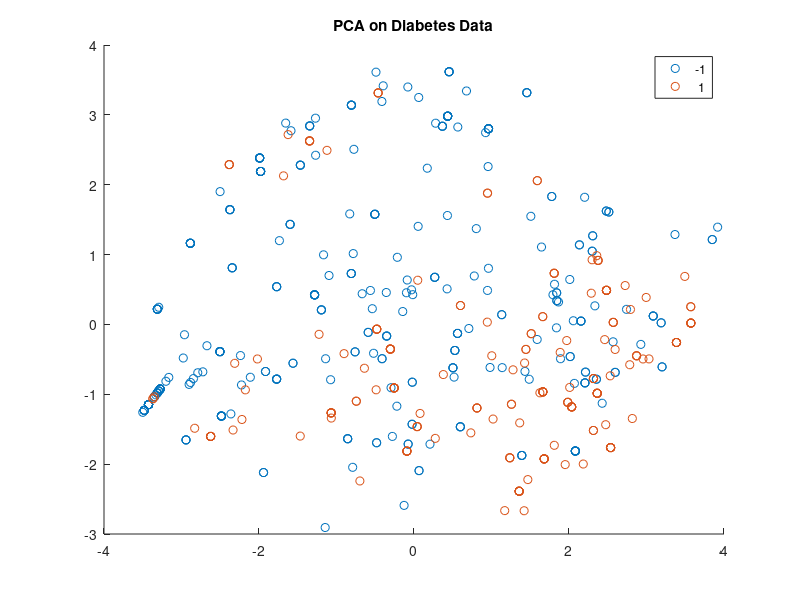
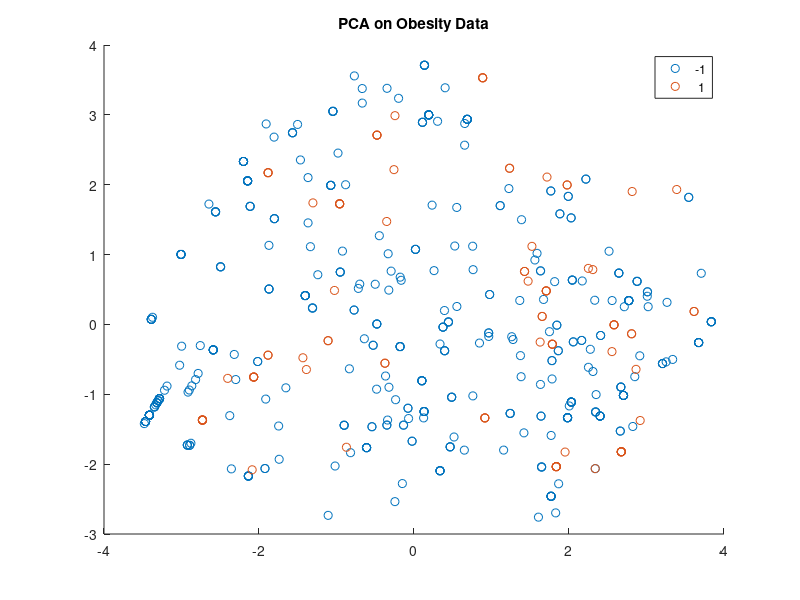
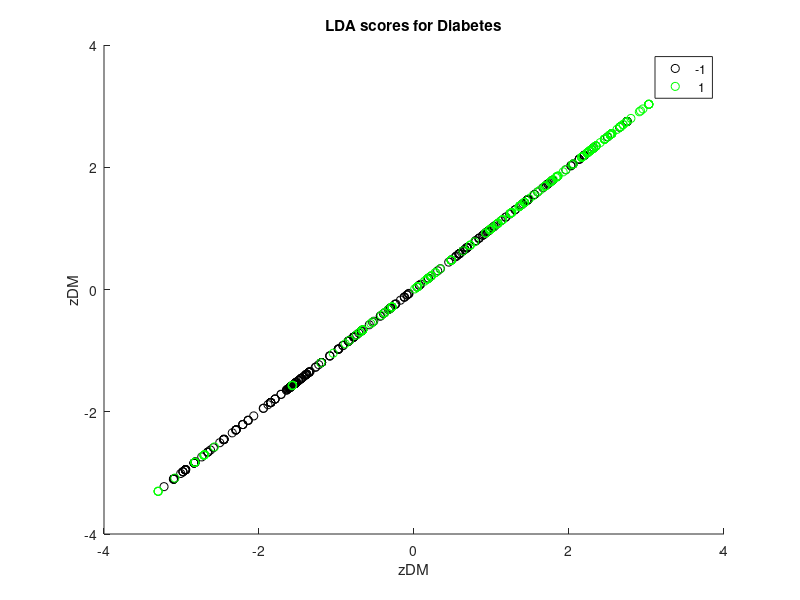
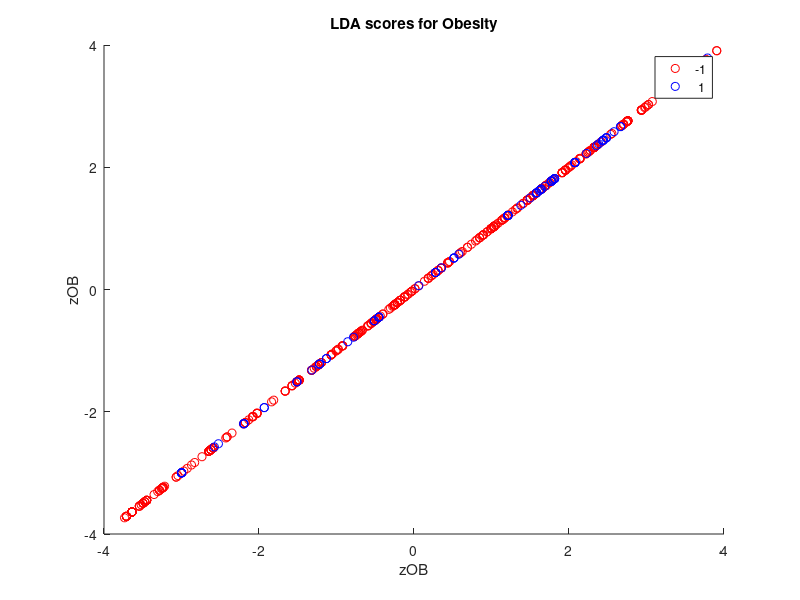

Write MATLAB code to recreate these figures, in order.
function a4_20188794
% Function for CISC271, Winter 2021, Assignment #4

    % Read the test data from a CSV file
    dmrisk = csvread('dmrisk.csv',1,0);

    % Columns for the data and labels; DM is diabetes, OB is obesity
    jDM = 2;
    jOB = 16;

    % Extract the data matrices and labels
    XDM = dmrisk(:, (1:size(dmrisk,2))~=jDM);
    yDM = dmrisk(:,jDM);
    XOB = dmrisk(:, (1:size(dmrisk,2))~=jOB);
    yOB = dmrisk(:,jOB);

    % Reduce the dimensionality to 2D using PCA
    [~,rDM] = pca(zscore(XDM), 'NumComponents', 2);
    [~,rOB] = pca(zscore(XOB), 'NumComponents', 2);

    % Find the LDA vectors and scores for each data set
    [qDM zDM qOB zOB] = a4q1(rDM, yDM, rOB, yOB);
    

    % %
    % % PLOT RELEVANT DATA
    % %
    
    % Figure for PCA on Diabetes data
    color = lines(6);
    f1 = figure;
    gscatter(rDM(:, 1),rDM(:, 2), yDM, color(1:3,:));
    title("PCA on Diabetes Data")

    % Figure for PCA on Obesity data
    f2 = figure;
    gscatter(rOB(:, 1),rOB(:, 2), yOB, color(1:3,:));
    title("PCA on Obesity Data")
    
    %Figure for LDA score on Diabetes data
    f3 = figure;
    gscatter(zDM, zDM, yDM, 'kg');
    title('LDA scores for Diabetes')
    xlabel('zDM')
    ylabel('zDM')
    
    %Figure for LDA score on Obesity data
    f4 = figure;
    gscatter(zOB, zOB, yOB, 'rb');
    title('LDA scores for Obesity')
    xlabel('zOB')
    ylabel('zOB')
    
    
    % Compute the ROC curve and its AUC where: "xroc" is the horizontal
    % axis of false positive rates; "yroc" is the vertical
    % axis of true positive rates; "auc" is the area under curve
    % %
    % % COMPUTE, PLOT, DISPLAY RELEVANT DATA
    % %
    
    [xrocOB, yrocOB, aucOB, botpOB] = roccurve(yOB, zOB);
    [xrocDM, yrocDM, aucDM, botpDM] = roccurve(yDM, zDM);
    
    % displaying threshold botp and auc for Obesity and Diabetes data
    disp("Best Threshold value for Obesity Data")
    disp(botpOB)
    disp("Best Threshold value for Diabetes Data")
    disp(botpDM)
    disp("AUC for Obesity Data")
    disp(aucOB)
    disp("AUC for Diabetes Data")
    disp(aucDM)
    
    % Figure for ROC curve on Obesity data
    figure5 = figure;
    plot(xrocOB, yrocOB, '.b')
    title('ROC Curve for Obesity')
    xlabel('False Positive Rate')
    ylabel('True Positive Rate')
    
    % Figure for ROC curve on Diabetes data
    figure6 = figure;
    plot(xrocDM, yrocDM, '.r')
    title('ROC Curve for Diabetes')
    xlabel('False Positive Rate')
    ylabel('True Positive Rate')
    
    % getting the confusion matrix with the best threshold
    % for Obesity and Diabetes data and displaying them
    cmOB = confmat(yOB, zOB, botpOB);
    cmDM = confmat(yDM, zDM, botpDM);
   
    disp("Confusion matrix for Obesity Data")
    disp(cmOB)
    disp("Confusion matrix for Diabetes Data")
    disp(cmDM)
    
    A = [ 0,  4,  1; 3,  5,  1; 3,  3,  1; 1,  3,  1; 3,  7,  0; 4,  4,  0; -1,  2,  0; 0,  8,  0];
    Amat = A(:, 1:(end-1));
    yvechw10 = A(:, end);
   [qA, zA, qB, zB] = a4q1(Amat, yvechw10, Amat, yvechw10);
   qA;
   qB;
   sort(zA);
   sort(zB);
   [xrocOB, yrocOB, aucOB, botpOB] = roccurve(yvechw10, zA);
   
   

% END OF FUNCTION
end

function [q1, z1, q2, z2] = a4q1(Xmat1, yvec1, Xmat2, yvec2)
% [Q1 Z1 Q2 Z2]=A4Q1(X1,Y1,X2,Y2) computes an LDA axis and a
% score vector for X1 with Y1, and for X2 with Y2.
%
% INPUTS:
%         X1 - MxN data, M observations of N variables
%         Y1 - Mx1 labels, +/- computed as ==/~= 1
%         X2 - MxN data, M observations of N variables
%         Y2 - Mx1 labels, +/- computed as ==/~= 1
% OUTPUTS:
%         Q1 - Nx1 vector, LDA axis of data set #1
%         Z1 - Mx1 vector, scores of data set #1
%         Q2 - Nx1 vector, LDA axis of data set #2
%         Z2 - Mx1 vector, scores of data set #2

    q1 = [];
    z1 = [];
    q2 = [];
    z2 = [];
    
    % Compute the LDA axis for each data set
    q1 = lda2class(Xmat1(yvec1==1,:), Xmat1(yvec1~=1, :));
    q2 = lda2class(Xmat2(yvec2==1,:), Xmat2(yvec2~=1, :));
   
    % %
    % % COMPUTE SCORES USING LDA AXES
    % %
    z1 = Xmat1 * q1;
    z2 = Xmat2 * q2;
    
    
% END OF FUNCTION
end

function qvec = lda2class(X1, X2)
% QVEC=LDA2(X1,X2) finds Fisher's linear discriminant axis QVEC
% for data in X1 and X2.  The data are assumed to be sufficiently
% independent that the within-label scatter matrix is full rank.
%
% INPUTS:
%         X1   - M1xN data with M1 observations of N variables
%         X2   - M2xN data with M2 observations of N variables
% OUTPUTS:
%         qvec - Nx1 unit direction of maximum separation

    qvec = ones(size(X1,2), 1);
    xbar1 = mean(X1);
    xbar2 = mean(X2);

    % Compute the within-class means and scatter matrices
    % %s
    X_bar = xbar1 + xbar2;
    % calculating the zero mean matrices for X1 and X2
    X1_zeromean = X1 - ones(length(X1), 1) * mean(X1, 1); 
    X2_zeromean = X2 - ones(length(X2), 1) * mean(X2, 1);
    
    % calculating the within label scatter matrices associated with the partitioning X1
    % and X2
    S_1 = X1_zeromean' * X1_zeromean;
    S_2 = X2_zeromean' * X2_zeromean;
    S_w = S_1 + S_2;
    
    % Compute the between-class scatter matrix
    Sb_part = [xbar1 - X_bar; xbar2 - X_bar];
    S_b = Sb_part' * Sb_part;
    
    % Fisher's linear discriminant is the largest eigenvector
    % of the Rayleigh quotient
    % %
    % % COMPUTE qvec
    % %
    FisherDA = S_w\S_b;
    [qvec, ~] = eigs(FisherDA, 1);

    % May need to correct the sign of qvec to point towards mean of X1
    if (xbar1 - xbar2)*qvec < 0
        qvec = -qvec;
    end
% END OF FUNCTION
end

function [fpr tpr auc bopt] = roccurve(yvec_in,zvec_in)
% [TPR FPR AUC BOPT]=ROCCURVE(YVEC,ZVEC) computes the
% ROC curve and related values for labels YVEC and scores ZVEC.
% Unique scores are used as thresholds for binary classification.
%
% INPUTS:
%         YVEC - Mx1 labels, +/- computed as ==/~= 1
%         ZVEC - Mx1 scores, real numbers
% OUTPUTS:
%         TPR  - Kx1 vector of  True Positive Rate values
%         FPR  - Kx1 vector of False Positive Rate values
%         AUC  - scalar, Area Under Curve of ROC determined by TPR and FPR
%         BOPT - scalar, optimal threshold for accuracy

    % Sort the scores and permute the labels accordingly
    [zvec, zndx] = sort(zvec_in);
    yvec = yvec_in(zndx);
        
    % Sort and find a unique subset of the scores; problem size
    bvec = unique(zvec);
    bm = numel(bvec);
    
    % Compute a confusion matrix for each unique threshold value;
    % extract normalized entries into TPR and FPR vectors; track
    % the accuracy and optimal B threshold
    tpr = [];
    fpr = [];
    acc = -inf;
    bopt = -inf;
%     for jx = 1:bm
        % %
        % % FIND TPR, FPR, OPTIMAL THRESHOLD
        % %
        
        % getting the confusion matrix and store the four components in
        % variables to access
    cmat = confmat(yvec, zvec,0);
    tp = cmat(1,1);
    fn = cmat(1,2);
    fp = cmat(2,1);
    tn = cmat(2,2);

    % calculating positive instances and negative instances 
    p = tp + fn;
    n = fp + tn;

    % appending new TPR elements and FPR elements into the array
    tpr = [tpr tp/p];
    fpr = [fpr fp/n];
    % threshold that creates higher accuracy will replace the current
    % threshold value 
    newacc = (tp+tn)/(p+n);
    if newacc > acc
        acc = newacc;
%         bopt = bvec(jx);
    end
    
    acc_is = acc
    % Ensure that the rates, from these scores, will plot correctly
    tpr = sort(tpr);
    fpr = sort(fpr);
    
    % Compute AUC for this ROC
    auc = aucofroc(tpr, fpr);
end
    
function cmat = confmat(yvec, zvec, theta)
% CMAT=CONFMAT(YVEC,ZVEC,THETA) finds the confusion matrix CMAT for labels
% YVEC from scores ZVEC and a threshold THETA. YVEC is assumed to be +1/-1
% and each entry of ZVEC is scored as -1 if <THETA and +1 otherwise. CMAT
% is returned as [TP FN ; FP TN]
%
% INPUTS:
%         YVEC  - Mx1 values, +/- computed as ==/~= 1
%         ZVEC  - Mx1 scores, real numbers
%         THETA - threshold real-valued scalar
% OUTPUTS:
%         CMAT  - 2x2 confusion matrix; rows are +/- labels,
%                 columns are +/- classifications

    % Find the plus/minus 1 vector of quantizations
    qvec = sign((zvec >= theta) - 0.5);
    
    % Compute the confusion matrix by entries
    % %
    % % COMPUTE MATRIX
    % %
    
    %initialize a empty confusion matrix with all components set to zero
    cmat = zeros(2,2);
    
    for idx = 1 : size(yvec)
        % comparing the yvec at idx to qvec respectively to adjust
        % confusion matrix's components
        if yvec(idx) == 1 && qvec(idx) == 1
            cmat(1,1) = cmat(1,1) + 1;
        elseif yvec(idx) == 1 && qvec(idx) == -1
            cmat(1,2) = cmat(1,2) + 1;
        elseif yvec(idx) == -1 && qvec(idx) == 1
            cmat(2,1) = cmat(2,1) + 1;
        else
            cmat(2,2) = cmat(2,2) + 1;
        end
    end
end

function auc = aucofroc(tpr, fpr)
% AUC=AUCOFROC(TPR,FPR) finds the Area Under Curve of the
% ROC curve specified by the TPR, True Positive Rate, and
% the FPR, False Positive Rate.
%
% INPUTS:
%         TPR - Kx1 vector, rate for underlying score threshold 
%         FPR - Kx1 vector, rate for underlying score threshold 
% OUTPUTS:
%         AUC - integral, from Trapezoidal Rule on [0,0] to [1,1]

    [X undx] = sort(reshape(tpr, 1, numel(tpr)));
    Y = sort(reshape(fpr(undx), 1, numel(undx)));
    auc = abs(trapz([0 Y 1] , [0 X 1]));
end